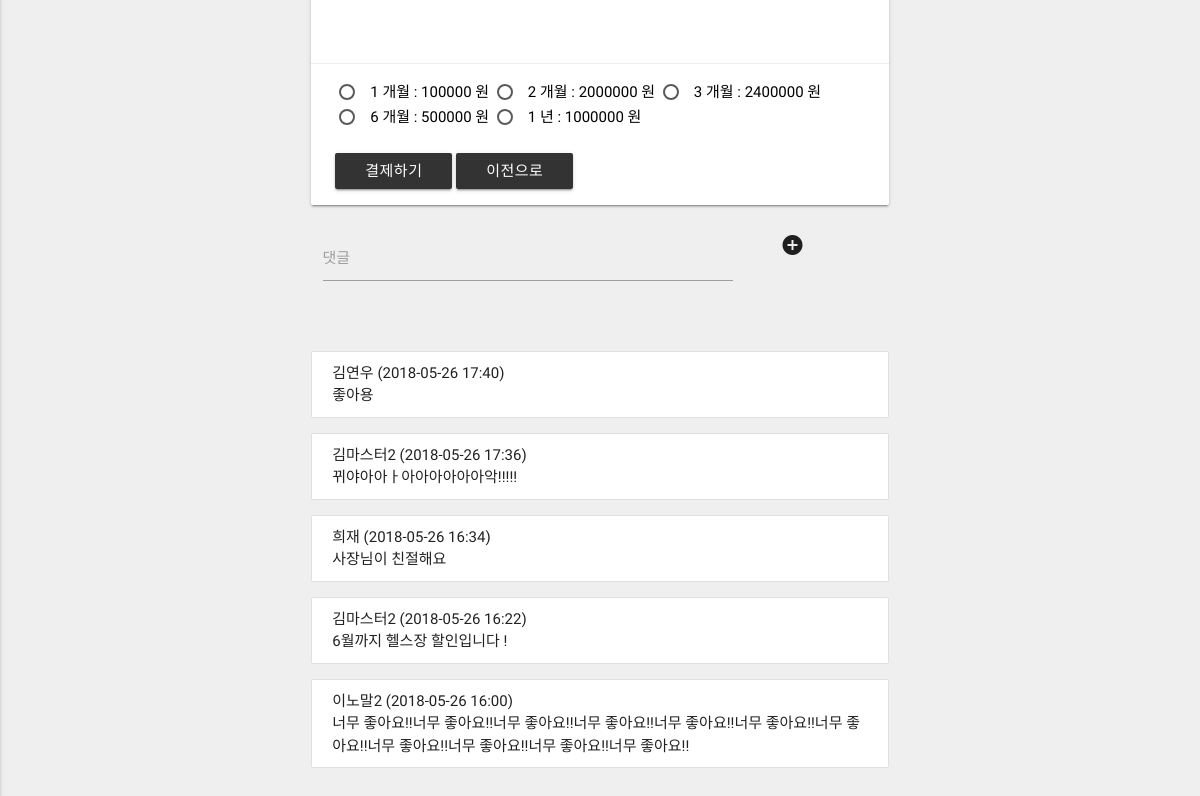
The app's page /healthclub/detail/2/ (lower part), older data.
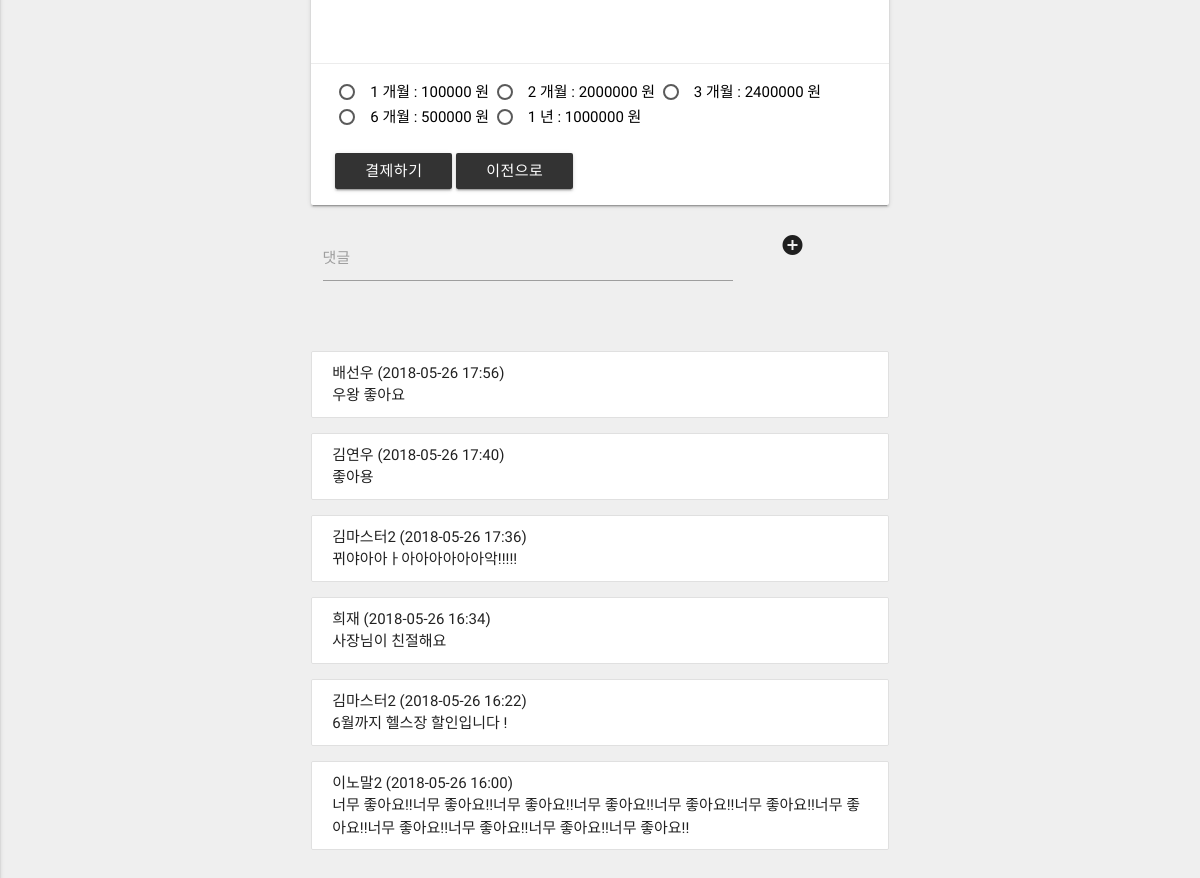
The same page, newer data.
### healthclub/models.py (models this page shows, shortened)
class HealthClubDetailReply(models.Model):
    user = models.ForeignKey(settings.AUTH_USER_MODEL)
    healthclub = models.ForeignKey(HealthClub)
    reply = models.CharField(max_length = 300)
    timestamp = models.DateTimeField(auto_now=True)
    updated = models.DateTimeField(auto_now_add=True)

### profiles/models.py (models this page shows, shortened)
class Profile(models.Model):
    user             = models.OneToOneField(User) # user.profile
    email            = models.CharField(max_length = 120)
    real_name        = models.CharField(max_length = 120, null=True)
    sex              = models.CharField(max_length = 50, null=True)
    followers        = models.ManyToManyField(User, related_name='followers', blank=True)
    following        = models.ManyToManyField(User, related_name='following', blank=True)
    timestamp        = models.DateTimeField(auto_now_add=True)
    updated          = models.DateTimeField(auto_now=True)
    healthclub       = models.ForeignKey(HealthClub, null=True)
    is_health_master = models.BooleanField(default = False)
    exercised        = models.IntegerField(default = 0)
    unit_cash        = models.IntegerField(default = 0)
    cash             = models.IntegerField(default = 0)
    healthclub_price = models.IntegerField(default = 0)
    start_date       = models.DateTimeField(null=True)
    expire_date      = models.DateTimeField(null=True)

### healthclub/views.py (the view)
# urls.py: url(r'^detail/(?P<pk>\d+)/$', HealthClubDetailView.as_view(), name='detail'),
class HealthClubDetailView(DetailView):
    model = HealthClub
    def get_context_data(self, *args, **kwargs):
        context = super(HealthClubDetailView, self).get_context_data(*args, **kwargs)
        healthclub = HealthClub.objects.get(id = self.object.id)
        address_list = healthclub.geometry.split(',')
        lat = address_list[0]
        lng = address_list[1]
        replies = HealthClubDetailReply.objects.filter(healthclub = healthclub).order_by('-timestamp')
        context['replies'] = replies
        context['lat'] = lat
        context['lng'] = lng
        context['GOOGLE_MAP_API_KEY'] = settings.GOOGLE_MAP_API_KEY
        return context

### healthclub/templatetags/healthclub_detail.py (called while the page is built)
@register.filter(name='multiply')
def multiply(value, arg):
    return value*arg

### healthclub/templates/healthclub/healthclub_detail.html (shortened to what this page needs)
{% extends "base.html"  %}
{% load staticfiles %}
{% load healthclub_detail %}
{%block content%}
<div class="row" style="margin-top:30px">
    <div class="col s12 m12 l6">
      <div class="card">
            <div class="card-content">
			  <div  style="width:100%;height:200px;">
				<div id="map"style="width:100%;height:100%;"></div>
			  </div>
            </div>
            <form action="{% url 'healthclub:payment'%}" method="POST">
              <div class="card-action">
              <label for="test1">1 개월 : {{object.price1}} 원</label>
              <label for="test2">2 개월 : {{object.price2}} 원</label>
              <label for="test3">3 개월 : {{object.price3}} 원</label>
              <label for="test6">6 개월 : {{object.price6}} 원</label>
              <label for="test12">1 년 : {{object.price12}} 원</label>
              <br><br>
              <button class="btn waves-effect waves-light">결제하기</button>
            </form>
            <a href="{% url 'healthclub:list' %}"><button type = "button" class="btn waves-effect waves-light">이전으로</button></a>
        </div>
      </div>
      <form method="POST"  id="myForm" action="{% url 'healthclub:healthclub_detail_review_create' object.id %} ">
          <div class="row" style="margin-top:10px">
            <div class="input-field col s9 m9 l9">
              <input id="reply" name="reply" type="text" class="validate">
              <label for="reply">댓글</label>
            </div>
            <div class= "col s1 m2 l2" style="font-size:35px;height:40px;text-align:center;">
              <i class="material-icons" id="submit_button">add_circle</i>
            </div>
          </div>
      </form>
      <br>
      {% for reply in replies  %}
      <ul class="collection">
        <li class="collection-item">
          {{reply.user.profile.real_name}} ({{reply.timestamp|date:'Y-m-d H:i'}})<br> {{reply.reply}}
        </li>
      </ul>
      {% endfor  %}
    </div>
{%endblock content%}

Row changes from the older to the newer data that the page shows:
added HealthClubDetailReply: user.profile.real_name "배선우", timestamp "2018-05-26 17:56", reply "우왕 좋아요"
